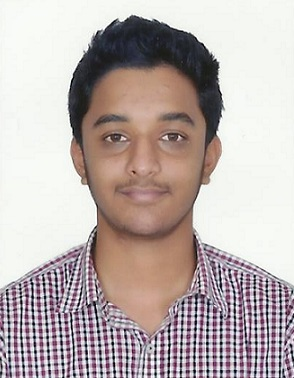
#> input picture Resources/prat.jpg, 294 x 378 px
$ python Chapter9.py
#> lines starting #> are read from the running program, lines starting #| are printed output that depends on the picture; after the words box and inside, x2 and y2 are one past the last pixel; in counts of white or black regions, pixels touching at a corner belong together
import cv2
faceCascade = cv2.CascadeClassifier("Resources/haarcascade_frontalface_default.xml")
img = cv2.imread('Resources/prat.jpg')
#> img is the input picture: shape (378, 294, 3); mean B, G, R 174, 175.8, 187.7
imgGray = cv2.cvtColor(img,cv2.COLOR_BGR2GRAY)
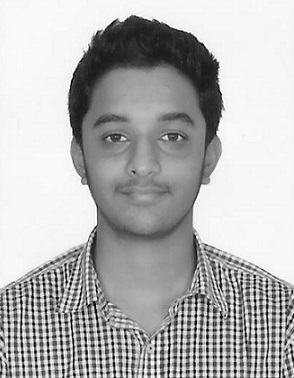
#> imgGray: shape (378, 294); min 0, max 255, mean 179.2

faces = faceCascade.detectMultiScale(imgGray, 1.1,4)
#> faces = [[64, 76, 159, 159]]

for (x,y,w,h) in faces:
    cv2.rectangle(img, (x,y),(x+w,y+h), (255,0,0), 2)
#> this loop made 1 pass
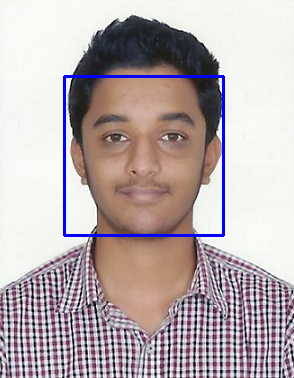
#> img: shape (378, 294, 3); 1.71% of pixels changed, all inside (x1, y1, x2, y2) = (63, 75, 225, 237)


cv2.imshow("Result", img)
cv2.waitKey(0)

$ run again, with Resources/shapes.png saved as Resources/prat.jpg
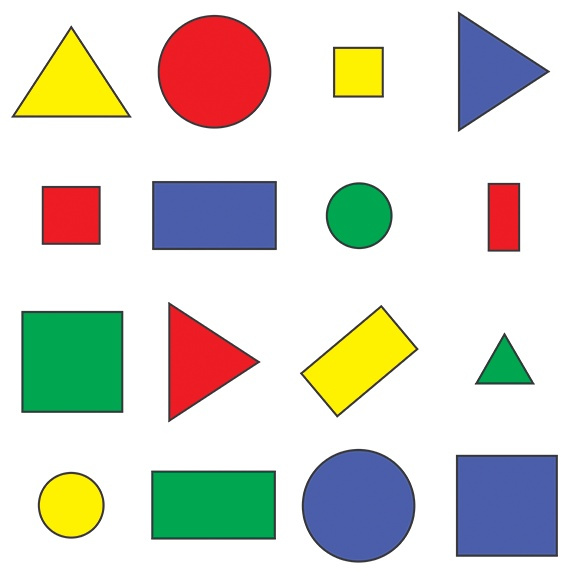
#> input picture Resources/shapes.png, 576 x 577 px
#> img is the input picture: shape (577, 576, 3); mean B, G, R 205.1, 214.2, 214.1
#> `imgGray = cv2.cvtColor(img,cv2.COLOR_BGR2GRAY)`:
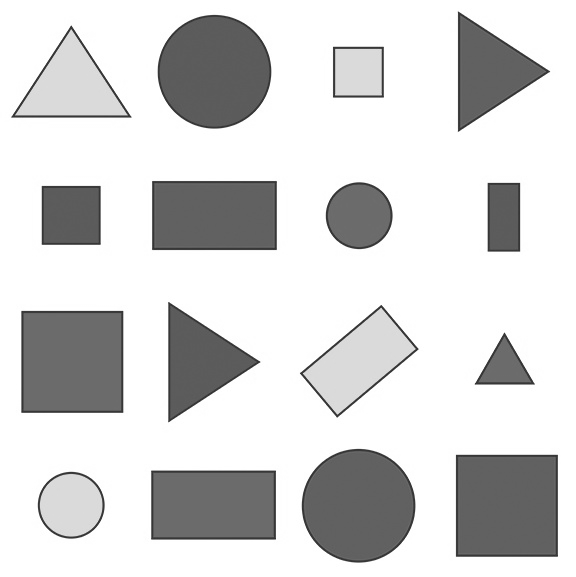
#> imgGray: shape (577, 576); min 47, max 255, mean 213.1
#> faces = ()
